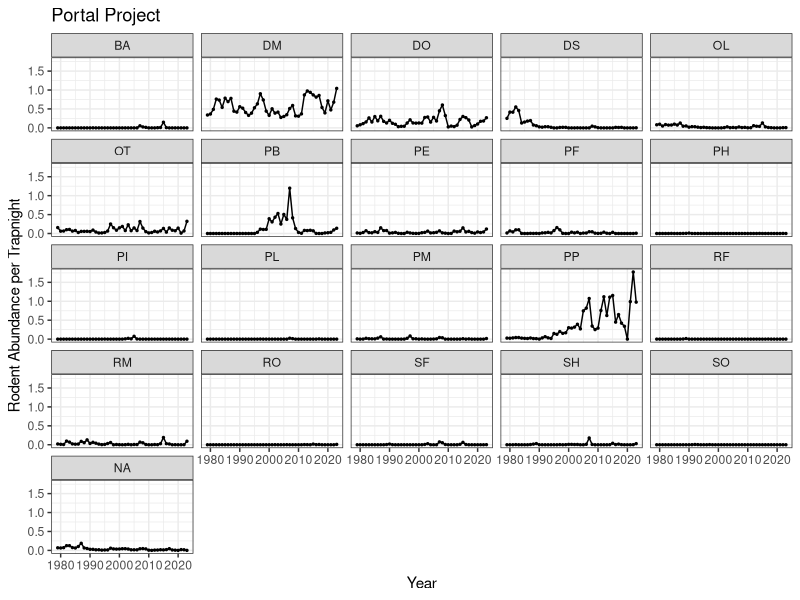
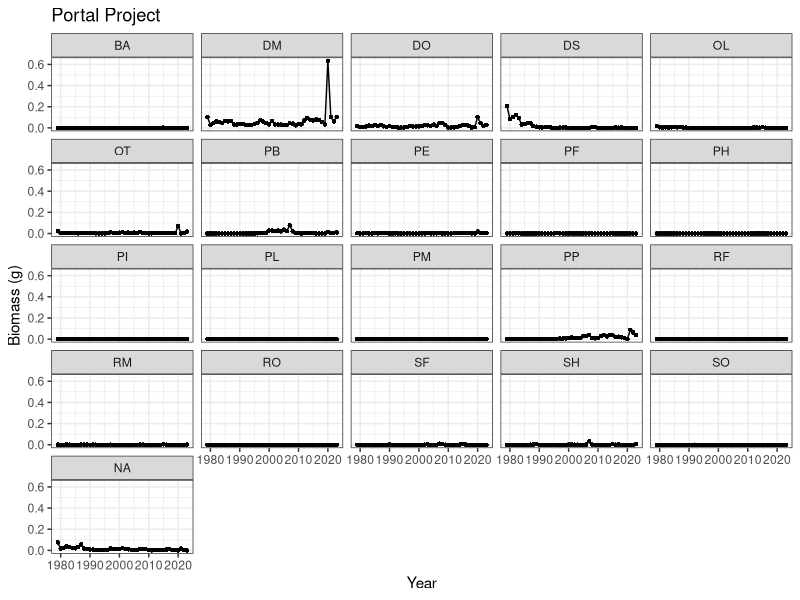
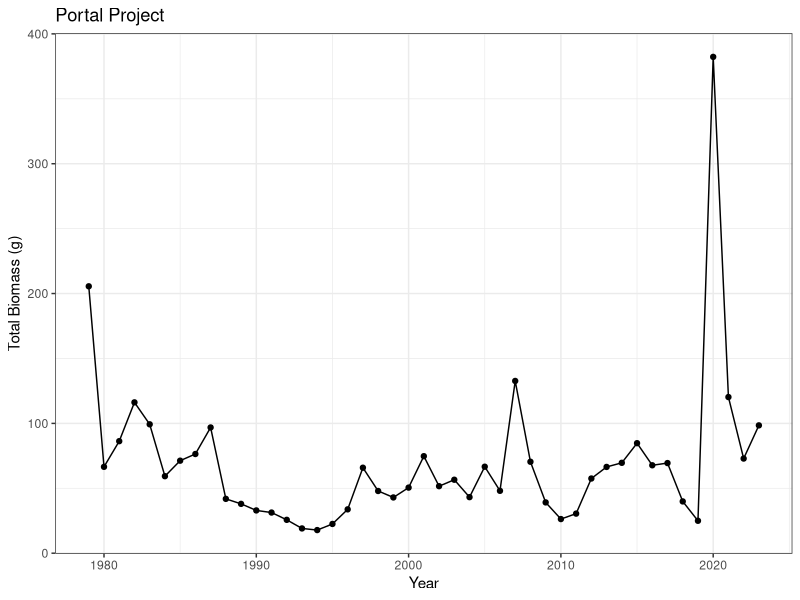
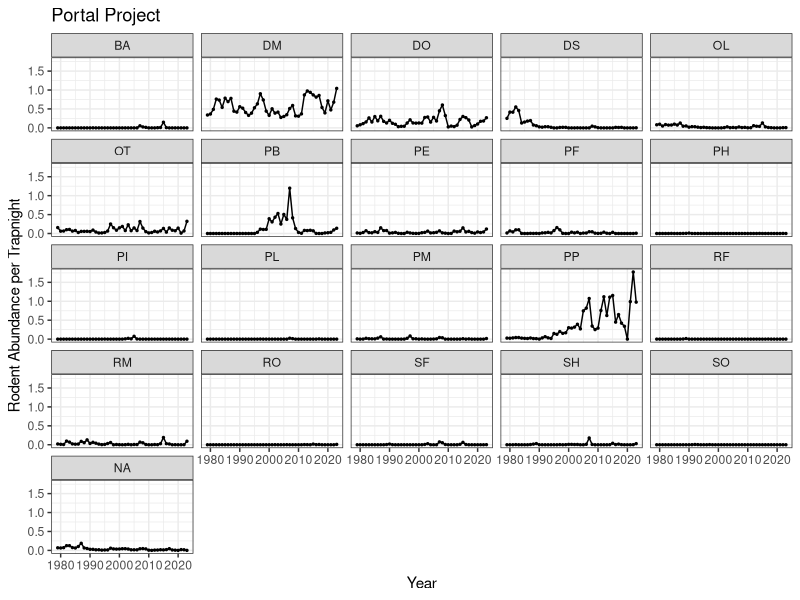
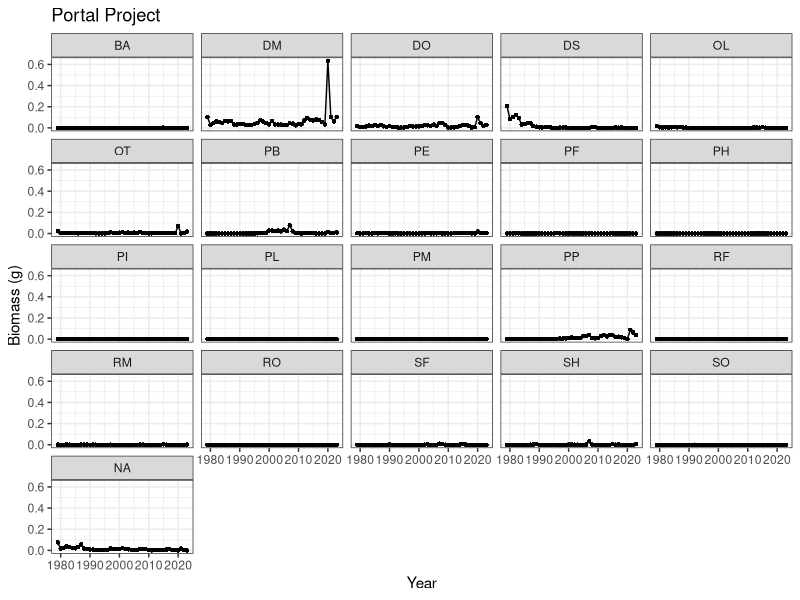
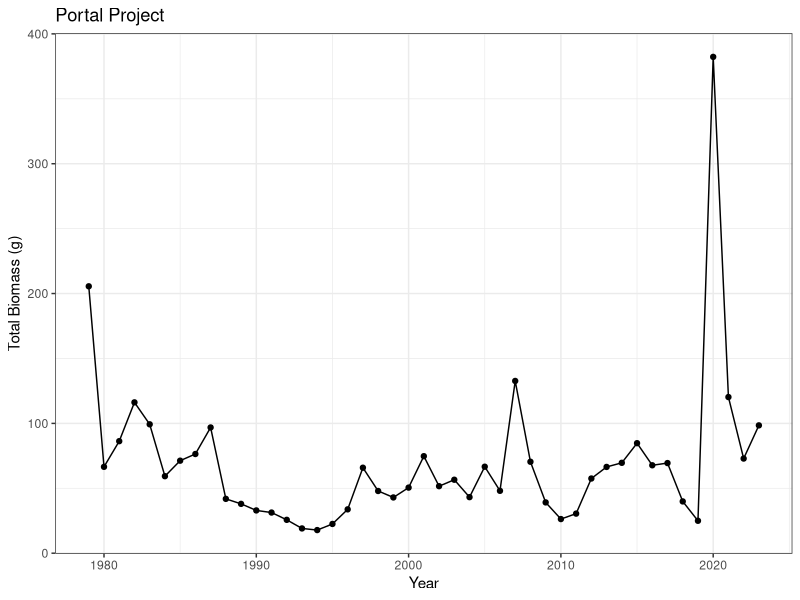

Generate these figures, in order, with R:
## ---- chunk 1
library(tidyverse)
portal_abund <- read_csv("../data_clean/portal_abund.csv")
## ---- chunk 2
rodents_per_trapnight <- portal_abund %>% 
  group_by(year, species) %>% 
  summarize(abundance = sum(abundance, na.rm = T),
            effort = sum(effort, na.rm = T)) %>% 
  mutate(abund_per_trapnight = abundance / effort)
rodents_per_trapnight

#save dataframe for comparison
write_csv(rodents_per_trapnight, "../data_clean/portal_abund_trapnights.csv")
## ---- chunk 3
portal_abundance <- ggplot(rodents_per_trapnight, aes(x = year, y = abund_per_trapnight)) +
  geom_point(size = 0.5) +
  geom_line() +
  facet_wrap(~ species) +
  labs(y = "Rodent Abundance per Trapnight", x = "Year", title = "Portal Project") +
  theme_bw()
portal_abundance
ggsave("../figures/portal_abundance.png")
## ---- chunk 4
biomass_annual <- portal_abund %>% 
  select(species, avg_weight_g) %>% 
  right_join(rodents_per_trapnight, join_by(species)) %>% 
  select(3, 1:2, 6) %>% 
  mutate(biomass_g = abund_per_trapnight * avg_weight_g)
biomass_annual

#divide biomass by trapnights
trap_nights_per_year <- rodents_per_trapnight %>% 
  group_by(year) %>% 
  summarize(trap_nights = unique(effort))
trap_nights_per_year

biomass_annual <- biomass_annual %>% 
  left_join(trap_nights_per_year, join_by(year)) %>% 
  mutate(biomass_g = biomass_g / trap_nights) %>% 
  select(year, species, biomass_g, trap_nights)
biomass_annual

#save dataframe for comparison
write_csv(biomass_annual, "../data_clean/portal_biomass.csv")
## ---- chunk 5
portal_biomass <- ggplot(biomass_annual, aes(x = year, y = biomass_g)) +
  geom_point(size = 0.5) +
  geom_line() +
  facet_wrap(~species) +
  labs(y = "Biomass (g)", x = "Year", title = "Portal Project") +
  theme_bw()
portal_biomass
ggsave("../figures/portal_biomass.png")
## ---- chunk 6
total_biomass_annual <- biomass_annual %>% 
  group_by(year) %>% 
  summarize(biomass_g = sum(biomass_g))
total_biomass_annual

#save dataframe for comparison
write_csv(total_biomass_annual, "../data_clean/portal_total_biomass.csv")
## ---- chunk 7
portal_total_biomass <- ggplot(total_biomass_annual, aes(x = year, y = biomass_g)) +
  geom_point() +
  geom_line() +
  labs(y = "Total Biomass (g)", x = "Year", title = "Portal Project") +
  theme_bw()
portal_total_biomass
ggsave("../figures/portal_total_biomass.png")
